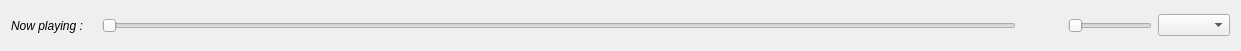
<?xml version="1.0" encoding="UTF-8"?>
<ui version="4.0">
 <class>MusicPlayerWidget</class>
 <widget class="QWidget" name="MusicPlayerWidget">
  <property name="geometry">
   <rect>
    <x>0</x>
    <y>0</y>
    <width>1241</width>
    <height>51</height>
   </rect>
  </property>
  <property name="windowTitle">
   <string>Form</string>
  </property>
  <layout class="QHBoxLayout" name="horizontalLayout_2">
   <item>
    <layout class="QHBoxLayout" name="horizontalLayout">
     <item>
      <widget class="QLabel" name="label">
       <property name="font">
        <font>
         <italic>true</italic>
        </font>
       </property>
       <property name="text">
        <string notr="true">Now playing :</string>
       </property>
      </widget>
     </item>
     <item>
      <widget class="QLabel" name="musicTitleLabel">
       <property name="text">
        <string/>
       </property>
      </widget>
     </item>
     <item>
      <widget class="QSlider" name="positionSlider">
       <property name="maximum">
        <number>9999</number>
       </property>
       <property name="pageStep">
        <number>30</number>
       </property>
       <property name="tracking">
        <bool>false</bool>
       </property>
       <property name="orientation">
        <enum>Qt::Horizontal</enum>
       </property>
      </widget>
     </item>
     <item>
      <widget class="QPushButton" name="pushButton">
       <property name="sizePolicy">
        <sizepolicy hsizetype="Fixed" vsizetype="Fixed">
         <horstretch>0</horstretch>
         <verstretch>0</verstretch>
        </sizepolicy>
       </property>
       <property name="iconSize">
        <size>
         <width>32</width>
         <height>32</height>
        </size>
       </property>
       <property name="flat">
        <bool>true</bool>
       </property>
      </widget>
     </item>
     <item>
      <widget class="QSlider" name="volumeSlider">
       <property name="sizePolicy">
        <sizepolicy hsizetype="Minimum" vsizetype="Fixed">
         <horstretch>0</horstretch>
         <verstretch>0</verstretch>
        </sizepolicy>
       </property>
       <property name="maximum">
        <number>100</number>
       </property>
       <property name="orientation">
        <enum>Qt::Horizontal</enum>
       </property>
      </widget>
     </item>
     <item>
      <widget class="QComboBox" name="comboBox"/>
     </item>
    </layout>
   </item>
  </layout>
 </widget>
 <resources/>
 <connections/>
</ui>
